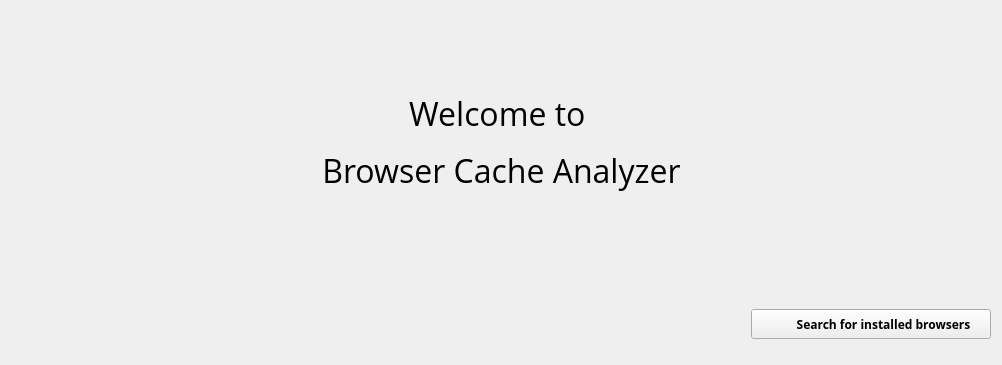
      <widget class="QWidget" name="page">
       <layout class="QGridLayout" name="gridLayout_10">
        <item row="3" column="0" colspan="3">
         <layout class="QGridLayout" name="gridLayout_9">
          <item row="0" column="0">
           <spacer name="horizontalSpacer_6">
            <property name="orientation">
             <enum>Qt::Horizontal</enum>
            </property>
            <property name="sizeHint" stdset="0">
             <size>
              <width>40</width>
              <height>20</height>
             </size>
            </property>
           </spacer>
          </item>
          <item row="0" column="1">
           <widget class="QPushButton" name="button_search_browsers">
            <property name="minimumSize">
             <size>
              <width>240</width>
              <height>30</height>
             </size>
            </property>
            <property name="maximumSize">
             <size>
              <width>240</width>
              <height>30</height>
             </size>
            </property>
            <property name="font">
             <font>
              <family>Open Sans</family>
              <pointsize>9</pointsize>
              <weight>75</weight>
              <bold>true</bold>
             </font>
            </property>
            <property name="layoutDirection">
             <enum>Qt::RightToLeft</enum>
            </property>
            <property name="text">
             <string>        Search for installed browsers</string>
            </property>
            <property name="icon">
             <iconset resource="icons.qrc">
              <normaloff>:/icons/arrow_right.png</normaloff>:/icons/arrow_right.png</iconset>
            </property>
            <property name="iconSize">
             <size>
              <width>24</width>
              <height>24</height>
             </size>
            </property>
           </widget>
          </item>
         </layout>
        </item>
        <item row="1" column="1">
         <layout class="QGridLayout" name="gridLayout_8">
          <item row="0" column="0">
           <widget class="QLabel" name="label_9">
            <property name="font">
             <font>
              <family>Open Sans</family>
              <pointsize>24</pointsize>
             </font>
            </property>
            <property name="text">
             <string>&lt;html&gt;&lt;head/&gt;&lt;body&gt;&lt;p align=&quot;center&quot;&gt;Welcome to &lt;/p&gt;&lt;p align=&quot;center&quot;&gt;Browser Cache Analyzer&lt;/p&gt;&lt;/body&gt;&lt;/html&gt;</string>
            </property>
           </widget>
          </item>
          <item row="2" column="0">
           <layout class="QGridLayout" name="gridLayout_7">
            <item row="0" column="0">
             <widget class="QLabel" name="label_10">
              <property name="sizePolicy">
               <sizepolicy hsizetype="Fixed" vsizetype="Fixed">
                <horstretch>0</horstretch>
                <verstretch>0</verstretch>
               </sizepolicy>
              </property>
              <property name="minimumSize">
               <size>
                <width>64</width>
                <height>64</height>
               </size>
              </property>
              <property name="maximumSize">
               <size>
                <width>64</width>
                <height>64</height>
               </size>
              </property>
              <property name="text">
               <string/>
              </property>
              <property name="pixmap">
               <pixmap resource="icons.qrc">:/icons/chrome_64x64.png</pixmap>
              </property>
             </widget>
            </item>
            <item row="0" column="1">
             <widget class="QLabel" name="label_11">
              <property name="sizePolicy">
               <sizepolicy hsizetype="Fixed" vsizetype="Fixed">
                <horstretch>0</horstretch>
                <verstretch>0</verstretch>
               </sizepolicy>
              </property>
              <property name="minimumSize">
               <size>
                <width>64</width>
                <height>64</height>
               </size>
              </property>
              <property name="maximumSize">
               <size>
                <width>64</width>
                <height>64</height>
               </size>
              </property>
              <property name="text">
               <string/>
              </property>
              <property name="pixmap">
               <pixmap resource="icons.qrc">:/icons/firefox_64x64.png</pixmap>
              </property>
             </widget>
            </item>
            <item row="0" column="2">
             <widget class="QLabel" name="label_12">
              <property name="sizePolicy">
               <sizepolicy hsizetype="Fixed" vsizetype="Fixed">
                <horstretch>0</horstretch>
                <verstretch>0</verstretch>
               </sizepolicy>
              </property>
              <property name="minimumSize">
               <size>
                <width>64</width>
                <height>64</height>
               </size>
              </property>
              <property name="maximumSize">
               <size>
                <width>64</width>
                <height>64</height>
               </size>
              </property>
              <property name="text">
               <string/>
              </property>
              <property name="pixmap">
               <pixmap resource="icons.qrc">:/icons/opera_64x64.png</pixmap>
              </property>
             </widget>
            </item>
           </layout>
          </item>
          <item row="1" column="0">
           <spacer name="verticalSpacer_4">
            <property name="orientation">
             <enum>Qt::Vertical</enum>
            </property>
            <property name="sizeType">
             <enum>QSizePolicy::Fixed</enum>
            </property>
            <property name="sizeHint" stdset="0">
             <size>
              <width>20</width>
              <height>20</height>
             </size>
            </property>
           </spacer>
          </item>
         </layout>
        </item>
        <item row="1" column="0">
         <spacer name="horizontalSpacer_4">
          <property name="orientation">
           <enum>Qt::Horizontal</enum>
          </property>
          <property name="sizeHint" stdset="0">
           <size>
            <width>305</width>
            <height>20</height>
           </size>
          </property>
         </spacer>
        </item>
        <item row="2" column="1">
         <spacer name="verticalSpacer_2">
          <property name="orientation">
           <enum>Qt::Vertical</enum>
          </property>
          <property name="sizeHint" stdset="0">
           <size>
            <width>20</width>
            <height>20</height>
           </size>
          </property>
         </spacer>
        </item>
        <item row="0" column="1">
         <spacer name="verticalSpacer">
          <property name="orientation">
           <enum>Qt::Vertical</enum>
          </property>
          <property name="sizeHint" stdset="0">
           <size>
            <width>20</width>
            <height>80</height>
           </size>
          </property>
         </spacer>
        </item>
        <item row="1" column="2">
         <spacer name="horizontalSpacer_5">
          <property name="orientation">
           <enum>Qt::Horizontal</enum>
          </property>
          <property name="sizeHint" stdset="0">
           <size>
            <width>304</width>
            <height>20</height>
           </size>
          </property>
         </spacer>
        </item>
        <item row="4" column="0" colspan="3">
         <spacer name="verticalSpacer_3">
          <property name="orientation">
           <enum>Qt::Vertical</enum>
          </property>
          <property name="sizeType">
           <enum>QSizePolicy::Fixed</enum>
          </property>
          <property name="sizeHint" stdset="0">
           <size>
            <width>20</width>
            <height>15</height>
           </size>
          </property>
         </spacer>
        </item>
       </layout>
      </widget>
